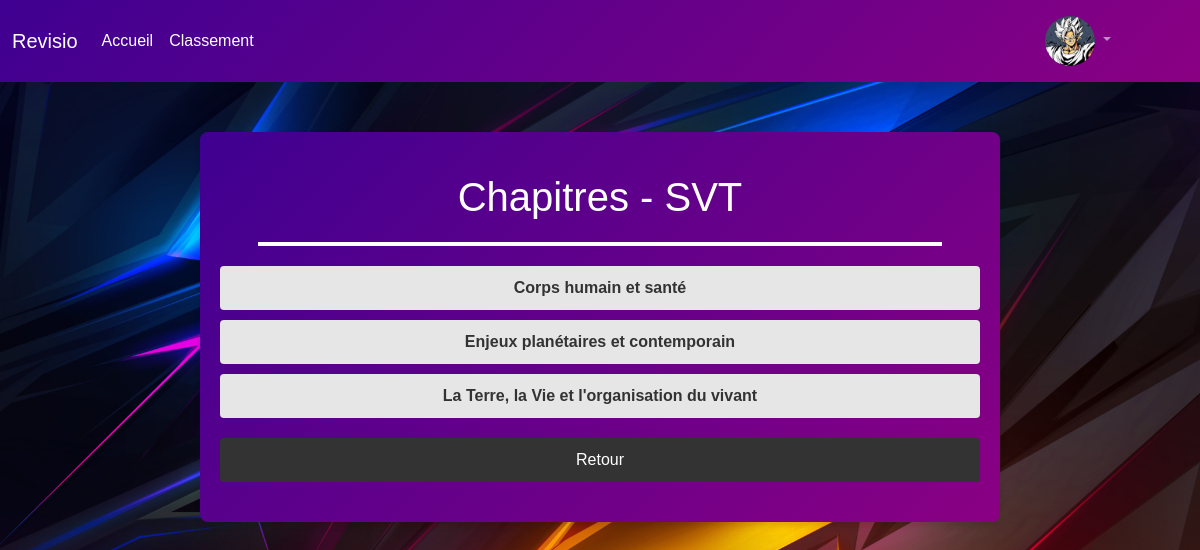
Page /chapitres.php?id_deck=3 (signed in) on the committed database.
### tables this page shows
CREATE TABLE IF NOT EXISTS `decks` (
  `id_deck` int NOT NULL AUTO_INCREMENT,
  `nom_deck` varchar(255) NOT NULL,
  PRIMARY KEY (`id_deck`)
);

CREATE TABLE IF NOT EXISTS `chapitre` (
  `id` int NOT NULL AUTO_INCREMENT,
  `nom_chapitre` varchar(255) NOT NULL,
  `id_deck` int NOT NULL,
  PRIMARY KEY (`id`),
  KEY `id_deck` (`id_deck`)
);

### chapitres.php (the view, shortened to what this page needs)
<?php
$bdd = new PDO('mysql:host=localhost;dbname=account_app;charset=utf8', 'root', '');
$stmt = $bdd->prepare("SELECT users.id, users.pseudo,
                                       COALESCE(images.image, 'avatar.jpg') AS image
                                FROM users
                                LEFT JOIN images ON users.id = images.id
                                WHERE users.id = ?");
        $stmt->execute([$_SESSION['id']]);
        $user = $stmt->fetch(PDO::FETCH_ASSOC);
if (isset($_GET['id_deck']) && !empty($_GET['id_deck'])) {
    $id_deck = intval($_GET['id_deck']);
    $reqDeck = $bdd->prepare('SELECT nom_deck FROM decks WHERE id_deck = ?');
    $reqDeck->execute([$id_deck]);
    $deck = $reqDeck->fetch();
    if ($deck) {
        $nom_deck = htmlspecialchars($deck['nom_deck']);
        $reqChapitres = $bdd->prepare('SELECT * FROM chapitre WHERE id_deck = ?');
        $reqChapitres->execute([$id_deck]);
        $chapitres = $reqChapitres->fetchAll();
    } else {
        die('Deck non trouvé.');
    }
} else {
    die('ID du deck manquant ou invalide.');
}
?>
<!DOCTYPE html>
<html lang="en">
<head>
    <link rel="stylesheet" href="a.css">
    <link rel="stylesheet" href="https://cdnjs.cloudflare.com/ajax/libs/font-awesome/5.15.3/css/all.min.css" />
<link href="https://cdn.jsdelivr.net/npm/bootstrap@5.3.2/dist/css/bootstrap.min.css" rel="stylesheet">
<script src='https://cdn.jsdelivr.net/npm/bootstrap@5.0.1/dist/js/bootstrap.bundle.min.js'></script><ap.min.css" rel="stylesheet">
</head>
<body>
<nav class="navbar navbar-expand-lg navbar-dark">
        <div class="container-fluid">
          <a class="navbar-brand" href="index.php">Revisio</a>
          <div class="collapse navbar-collapse" id="navbarSupportedContent">
            <ul class="navbar-nav me-auto mb-2 mb-lg-0">
              <li class="nav-item">
                <a class="nav-link active" aria-current="page" href="index.php">Accueil</a>
              </li>
              <li class="nav-item">
                <a class="nav-link active" href="classement.php">Classement</a>
              </li>
            </ul>
            <ul class="navbar-nav ms-auto mb-2 mb-lg-0 profile-menu">
              <li class="nav-item dropdown">
                <a class="nav-link dropdown-toggle" href="#" id="navbarDropdown" role="button" data-bs-toggle="dropdown" aria-expanded="false">
                  <div class="profile-pic">
                      <img src="upload/<?php echo $user['image']; ?> ">
                   </div>
                </a>
              </li>
           </ul>
          </div>
        </div>
      </nav>
    <div class="container">
        <h1>Chapitres - <?php echo htmlspecialchars($nom_deck); ?></h1>
        <ul>
            <?php if (!empty($chapitres)): ?>
                <?php foreach ($chapitres as $chapitre): ?>
                    <li>
                        <a href="deck.php?id_chapitre=<?php echo $chapitre['id']; ?>&id_deck=<?php echo $id_deck; ?>">
                            <?php echo htmlspecialchars($chapitre['nom_chapitre']); ?>
                        </a>
                    </li>
                <?php endforeach; ?>
            <?php else: ?>
                <p>Aucun chapitre disponible pour ce deck.</p>
            <?php endif; ?>
        </ul>
        <a class="back-button" href="index.php">Retour</a>
    </div>
</body>
</html>

### a.css (style rules this page uses)
body { font-family: Arial, sans-serif; background-image: url('abstract-dark-colorful-digital-art-yi-3840x2400.jpg'); background-size: cover; background-repeat:no-repeat; }
.profile-pic { display: inline-block; vertical-align: middle; width: 50px; height: 50px; overflow: hidden; border-radius: 50%; }
.profile-pic img { width: 100%; height: 100%; object-fit: cover; }
.profile-menu { margin-right: 4.3rem; }
.navbar { background: linear-gradient(135deg,rgb(63, 0, 145), #8a0083); }

### chapitres.php (style rules this page uses)
body { font-family: Arial, sans-serif; margin: 0; padding: 0; background-image: url('minimal-abstract-background-5k-hi.jpg'); background-size: cover; background-image: url('abstract-dark-colorful-digital-art-yi-3840x2400.jpg'); background-repeat:no-repeat; }
.container { max-width: 800px; margin: 50px auto; padding: 20px; background: linear-gradient(135deg,rgb(63, 0, 145), #8a0083); box-shadow: 0px 4px 6px rgba(0, 0, 0, 0.1); border-radius: 8px; }
.container h1 { text-align: center; color: #fff; border-bottom:4px solid white; padding-bottom:1.3rem; margin:1.3rem auto; width:90%; }
.container ul { list-style: none; padding: 0; }
.container li { margin: 10px 0; padding: 10px; background: #e6e6e6; border-radius: 4px; text-align: center; transition: background 0.3s; }
.container li a { text-decoration: none; color: #333; font-weight: bold; }
.back-button { display: block; margin: 20px auto; padding: 10px 20px; text-align: center; background: #333; color: #fff; text-decoration: none; border-radius: 4px; transition: background 0.3s; }

### rows in the picture
decks: nom_deck "SVT"
chapitre: nom_chapitre "Corps humain et santé"
chapitre: nom_chapitre "Enjeux planétaires et contemporain"
chapitre: nom_chapitre "La Terre, la Vie et l'organisation du vivant"
